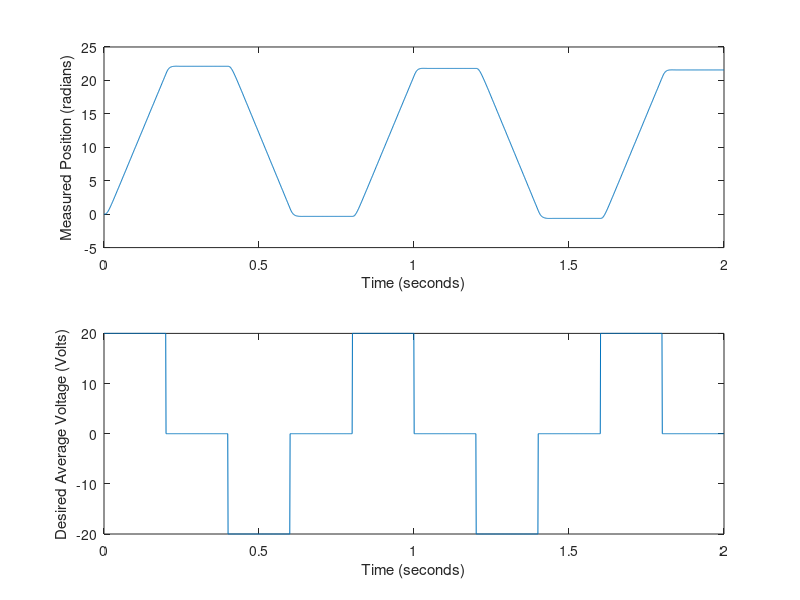

Reproduce this figure in MATLAB.
position = csvread('measuredposition.csv');
voltage = csvread('avgvoltage.csv');


time = linspace(0,2,2000);

figure
subplot(2,1,1)
plot(time, position)
xlabel('Time (seconds)')
ylabel('Measured Position (radians)')

subplot(2,1,2)
plot(time, voltage)
xlabel('Time (seconds)')
ylabel('Desired Average Voltage (Volts)')

